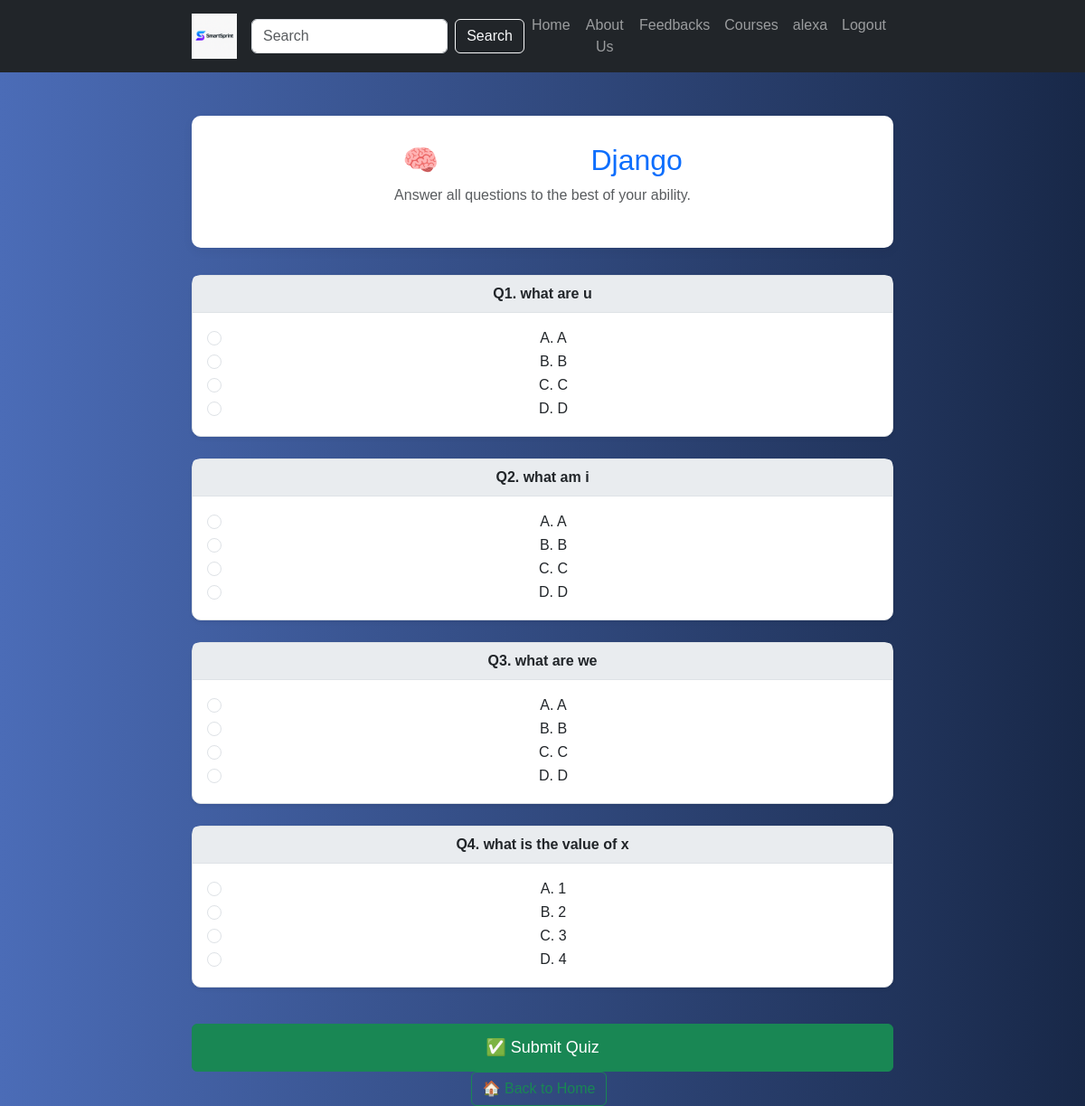
The app's page /quiz/2/take/ (signed in) with its own data.
### quiz_app/models.py (models this page shows, shortened)
class Quiz(models.Model):
    course = models.ForeignKey(Course, on_delete=models.CASCADE, related_name='quizzes')
    title = models.CharField(max_length=255)
    created_at = models.DateTimeField(auto_now_add=True)

class MCQ(models.Model):
    quiz = models.ForeignKey(Quiz, on_delete=models.CASCADE, related_name='questions')
    question_text = models.TextField()
    option_a = models.CharField(max_length=255)
    option_b = models.CharField(max_length=255)
    option_c = models.CharField(max_length=255)
    option_d = models.CharField(max_length=255)
    correct_option = models.CharField(
        max_length=1,
        choices=[('A', 'A'), ('B', 'B'), ('C', 'C'), ('D', 'D')]
    )
    def __str__(self):
        return self.question_text

### quiz_app/views.py (the view, shortened to what this page needs)
# urls.py: path('quiz/<int:quiz_id>/take/', views.take_quiz, name='take_quiz'),
@login_required
def take_quiz(request, quiz_id):
    quiz = get_object_or_404(Quiz, id=quiz_id)
    questions = quiz.questions.all()
    return render(request, 'take_quiz.html', {'quiz': quiz, 'questions': questions})

### quiz_app/templates/take_quiz.html (shortened to what this page needs)
<!DOCTYPE html>
{% load static %}
<html lang="en">
<head>
    <link href="https://cdn.jsdelivr.net/npm/bootstrap@5.3.3/dist/css/bootstrap.min.css" rel="stylesheet">
</head>
<body>
  <nav class="navbar navbar-expand-lg navbar-dark bg-dark">
    <div class="container">
      <a class="navbar-brand" href="{% url 'home' %}">
        <img src="{% static 'images/logo.png' %}" alt="Logo" style="height: 50px; width: 50px;">
      </a>
        <form class="d-flex mx-auto">
            <input class="form-control me-2" type="search" placeholder="Search" aria-label="Search">
            <button class="btn btn-outline-light" type="submit">Search</button>
        </form>
        <div class="collapse navbar-collapse" id="navbarNav">
            <ul class="navbar-nav ms-auto">
                <li class="nav-item"><a class="nav-link" href="{% url 'home' %}">Home</a></li>
                <li class="nav-item"><a href="{% url 'about' %}" class="nav-link">About Us</a></li>
                <li class="nav-item"><a href="/1/reviews/" class="nav-link">Feedbacks</a></li>
                {% if user.is_authenticated %}
                <li class="nav-item"><a class="nav-link" href="{% url 'courses' %}">Courses</a></li>
                <li class="nav-item"><a class="nav-link" href="{% url 'profile' %}">{{ user.username }}</a></li>
                <li class="nav-item"><a class="nav-link" href="{% url 'logout' %}">Logout</a></li>
                {% else %}
                 <li class="nav-item"><a class='nav-link' href="{% url 'login' %}">Login</a></li>
                {% endif %}
            </ul>
        </div>
    </div>
</nav>
  {% if questions %}
<div class="container mt-5">
    <div class="quiz-header text-center">
        <h2 class="mb-0">🧠 Take Quiz: <span class="text-primary">{{ quiz.title }}</span></h2>
        <p class="text-muted mt-2">Answer all questions to the best of your ability.</p>
    </div>
    <form method="post">
        {% for question in questions %}
        <div class="card mb-4 shadow-sm">
            <div class="card-header">
                Q{{ forloop.counter }}. {{ question }}
            </div>
            <div class="card-body">
                <div class="form-check">
                    <input class="form-check-input" type="radio" name="{{ question.id }}" id="q{{ question.id }}_a" value="A" required>
                    <label class="form-check-label" for="q{{ question.id }}_a">A. {{ question.option_a }}</label>
                </div>
                <div class="form-check">
                    <input class="form-check-input" type="radio" name="{{ question.id }}" id="q{{ question.id }}_b" value="B">
                    <label class="form-check-label" for="q{{ question.id }}_b">B. {{ question.option_b }}</label>
                </div>
                <div class="form-check">
                    <input class="form-check-input" type="radio" name="{{ question.id }}" id="q{{ question.id }}_c" value="C">
                    <label class="form-check-label" for="q{{ question.id }}_c">C. {{ question.option_c }}</label>
                </div>
                <div class="form-check">
                    <input class="form-check-input" type="radio" name="{{ question.id }}" id="q{{ question.id }}_d" value="D">
                    <label class="form-check-label" for="q{{ question.id }}_d">D. {{ question.option_d }}</label>
                </div>
            </div>
        </div>
        {% endfor %}
        <button type="submit" class="btn btn-success mt-3">✅ Submit Quiz</button>
        <a href="{% url 'quiz_list' quiz.id %}" class="btn btn-outline-success me-2">🏠 Back to Home</a>
      {% endif %}
    </form>
</div>
</body>
</html>

### quiz_app/templates/take_quiz.html (style rules this page uses)
body { background: linear-gradient(to right, #4b6cb7, #182848); color: white; text-align: center; font-family: 'Poppins', sans-serif; }
.container { max-width: 800px; }
.quiz-header { background-color: #ffffff; padding: 30px; border-radius: 10px; box-shadow: 0 4px 12px rgba(0, 0, 0, 0.05); margin-bottom: 30px; }
.card { border: 1px solid #dee2e6; border-radius: 10px; }
.card-header { background-color: #e9ecef; border-bottom: 1px solid #dee2e6; font-weight: bold; }
.btn-success { width: 100%; padding: 12px; font-size: 18px; }

### records on screen
Quiz: title "Django"
MCQ: question_text "what are u", option_a "A", option_b "B", option_c "C", option_d "D"
MCQ: question_text "what am i", option_a "A", option_b "B", option_c "C", option_d "D"
MCQ: question_text "what are we", option_a "A", option_b "B", option_c "C", option_d "D"
MCQ: question_text "what is the value of x", option_a "1", option_b "2", option_c "3", option_d "4"

### other values on screen
{{ user.username }} "alexa"
